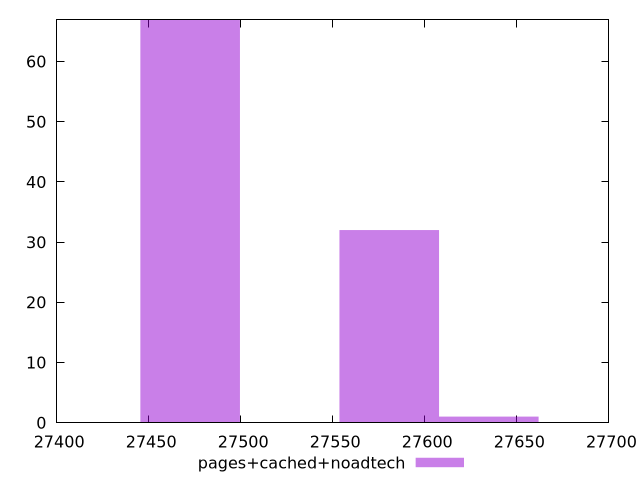

Source code (gnuplot):
$_pagesCachedNoadtech <<EOF
27580.684687095385 32
27472.525139302852 67
27634.76446099165 1
EOF
set key outside below
set terminal pngcairo
set output "report_00004_2020-11-02T20-21-41.718Z/uses-webp-images/pages+cached+noadtech//raw_hist.png"
set yrange [0:67]
set boxwidth 54.07977389626546
set style fill transparent solid 0.5 noborder
plot $_pagesCachedNoadtech title "pages+cached+noadtech" with boxes ,
